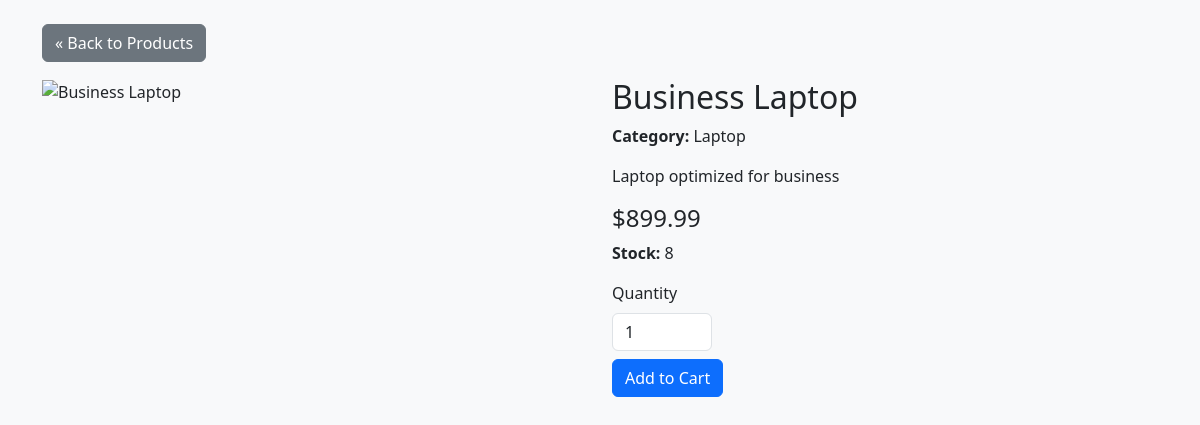
The app's page /product.php?id=8 with its own data.
### tables this page shows
CREATE TABLE `products` (
  `id` int(11) NOT NULL,
  `name` varchar(255) NOT NULL,
  `description` text DEFAULT NULL,
  `price` decimal(10,2) NOT NULL DEFAULT 0.00,
  `image` varchar(255) NOT NULL,
  `image_url` varchar(255) DEFAULT NULL,
  `category` varchar(100) DEFAULT NULL,
  `stock` int(11) NOT NULL DEFAULT 0
);

### product.php (the view, shortened to what this page needs)
<?php
require 'includes/db.php';
$product_id = (int)$_GET['id'];
$stmt = $pdo->prepare("SELECT * FROM products WHERE id = ?");
$stmt->execute([$product_id]);
$product = $stmt->fetch();
?>
<!DOCTYPE html>
<html>
<head>
    <link href="css/style.css" rel="stylesheet">
</head>
<body class="bg-light">
<div class="container py-4">
    <a href="products.php" class="btn btn-secondary mb-3">&laquo; Back to Products</a>
    <div class="row">
        <div class="col-md-6">
            <img src="<?= htmlspecialchars($product['image_url']) ?>" alt="<?= htmlspecialchars($product['name']) ?>" class="img-fluid" style="max-height:400px; object-fit:contain;">
        </div>
        <div class="col-md-6">
            <h2><?= htmlspecialchars($product['name']) ?></h2>
            <p><strong>Category:</strong> <?= htmlspecialchars(ucwords($product['category'])) ?></p>
            <p><?= nl2br(htmlspecialchars($product['description'])) ?></p>
            <h4>$<?= $product['price'] ?></h4>
            <p><strong>Stock:</strong> <?= $product['stock'] ?></p>
            <form method="POST" class="mt-3">
                <label for="quantity" class="form-label">Quantity</label>
                <input type="number" name="quantity" id="quantity" value="1" min="1" max="<?= $product['stock'] ?>" class="form-control" style="width:100px;">
                <button type="submit" class="btn btn-primary mt-2">Add to Cart</button>
            </form>
        </div>
    </div>
</div>
</body>
</html>

### records on screen
products: name "Business Laptop", category "Laptop", description "Laptop optimized for business", price "899.99", stock "8"
